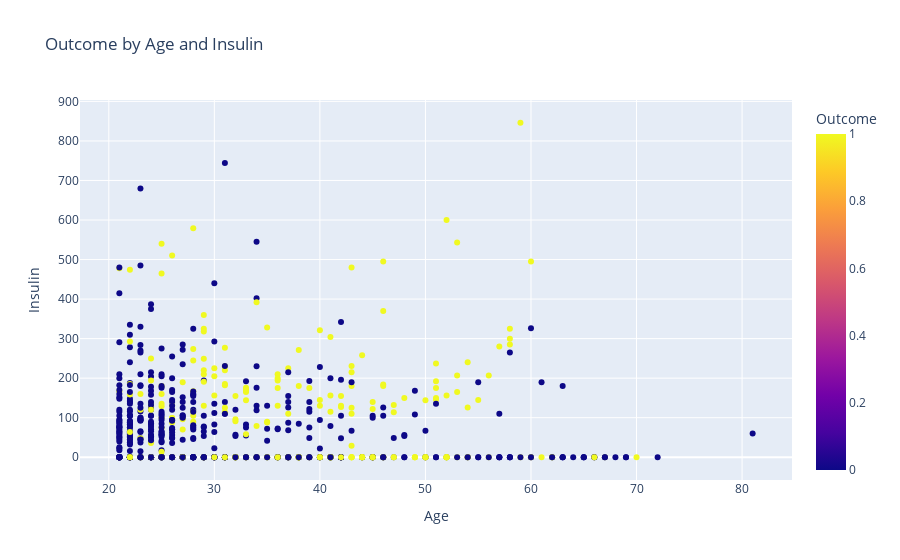

Write notebook code for a chart like this one.
### Code cell
px.scatter(df,'Age','Insulin', color='Outcome', title='Outcome by Age and Insulin')

### Figure 1 — Plotly figure (JSON) as saved in the notebook; plotly's stock layout.template omitted (floating-point values rounded to 4 significant figures; data arrays with more than 128 entries replaced by an {"elided": "..."} marker saying what was removed)
{"data": [{"hovertemplate": "Age=%{x}<br>Insulin=%{y}<br>Outcome=%{marker.color}<extra></extra>", "legendgroup": "", "marker": {"color": {"elided": "768 int values"}, "coloraxis": "coloraxis", "symbol": "circle"}, "mode": "markers", "name": "", "orientation": "v", "showlegend": false, "type": "scatter", "x": {"elided": "768 int values"}, "xaxis": "x", "y": {"elided": "768 int values"}, "yaxis": "y"}], "layout": {"coloraxis": {"colorbar": {"title": {"text": "Outcome"}}, "colorscale": [[0, "#0d0887"], [0.1111, "#46039f"], [0.2222, "#7201a8"], [0.3333, "#9c179e"], [0.4444, "#bd3786"], [0.5556, "#d8576b"], [0.6667, "#ed7953"], [0.7778, "#fb9f3a"], [0.8889, "#fdca26"], [1, "#f0f921"]]}, "legend": {"tracegroupgap": 0}, "title": {"text": "Outcome by Age and Insulin"}, "xaxis": {"anchor": "y", "domain": [0, 1], "title": {"text": "Age"}}, "yaxis": {"anchor": "x", "domain": [0, 1], "title": {"text": "Insulin"}}}}
